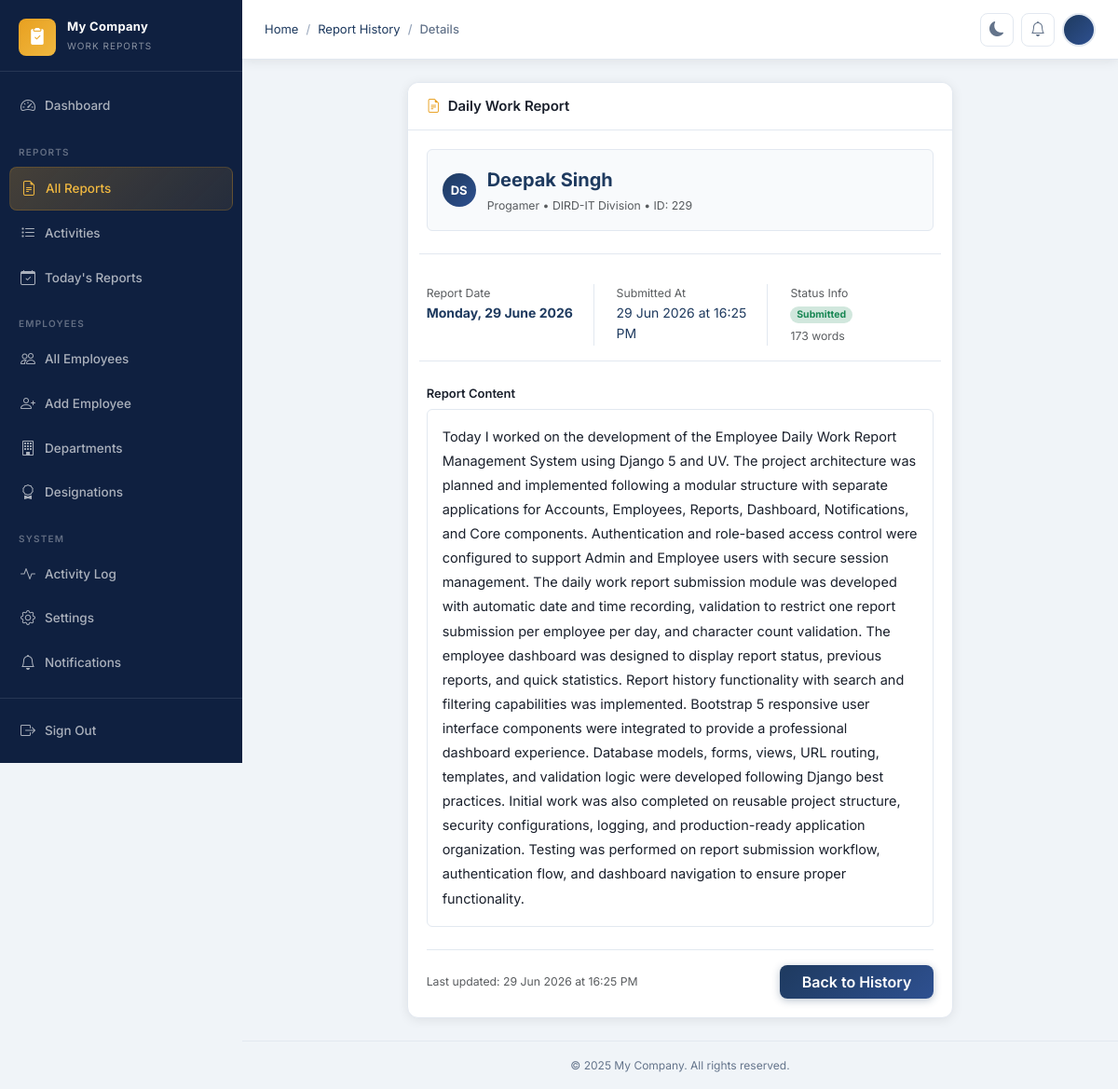
The app's page /reports/1/ (signed in), older data.
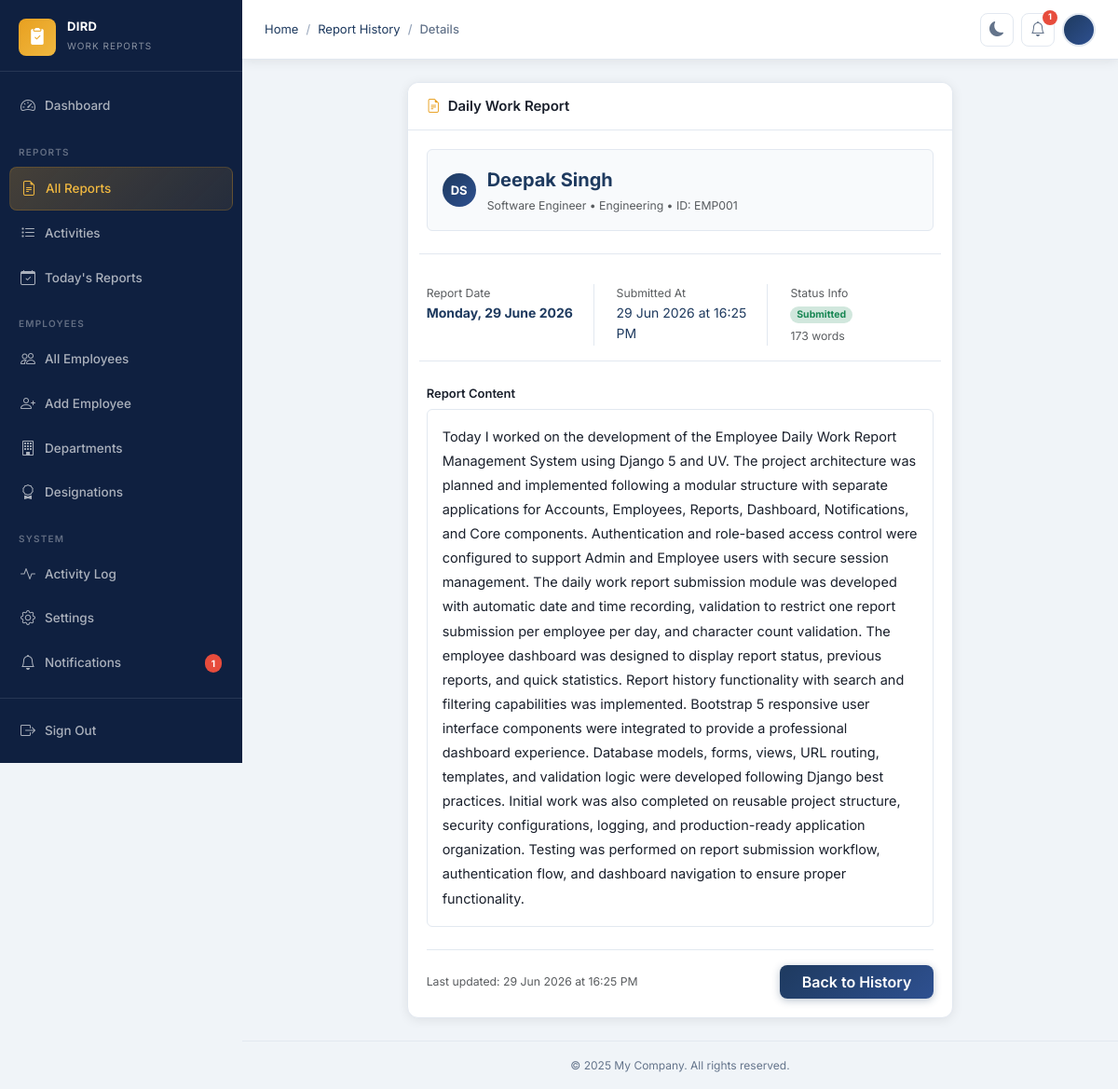
The same page, newer data.
### apps/core/models.py (models this page shows, shortened)
class CompanySettings(models.Model):
    company_name = models.CharField(max_length=200, default='My Company')
    company_logo = models.ImageField(upload_to='company/', null=True, blank=True)
    timezone = models.CharField(max_length=100, default='Asia/Kolkata')
    date_format = models.CharField(
        max_length=30,
        default='%d %B %Y',
        help_text='Python strftime format string',
    )
    submission_deadline = models.TimeField(
        default='23:59',
        help_text='Daily report submission deadline (HH:MM)',
    )
    footer_text = models.CharField(
        max_length=300,
        default='© 2025 My Company. All rights reserved.',
    )
    theme = models.CharField(
        max_length=10,
        choices=[('light', 'Light'), ('dark', 'Dark')],
        default='light',
    )
    updated_at = models.DateTimeField(auto_now=True)
    class Meta:
        verbose_name = 'Company Settings'
        verbose_name_plural = 'Company Settings'
    @classmethod
    def get_settings(cls) -> 'CompanySettings':
        obj, _ = cls.objects.get_or_create(pk=1)
        return obj

### apps/reports/models.py (models this page shows, shortened)
class DailyReport(models.Model):
    employee = models.ForeignKey(
        'employees.EmployeeProfile',
        on_delete=models.CASCADE,
        related_name='daily_reports',
    )
    date = models.DateField(default=timezone.localdate)
    report_text = models.TextField(blank=True)
    word_count = models.PositiveIntegerField(default=0, editable=False)
    is_edited = models.BooleanField(default=False)
    created_at = models.DateTimeField(auto_now_add=True)
    updated_at = models.DateTimeField(auto_now=True)
    class Meta:
        ordering = ['-date', '-created_at']
        unique_together = [('employee', 'date')]
        verbose_name = 'Daily Report'
        verbose_name_plural = 'Daily Reports'

### apps/employees/models.py (models this page shows, shortened)
class EmployeeProfile(models.Model):
    user = models.OneToOneField(
        User,
        on_delete=models.CASCADE,
        related_name='employee_profile',
    )
    department = models.ForeignKey(
        Department,
        on_delete=models.SET_NULL,
        null=True,
        blank=True,
        related_name='employee_profiles',
    )
    designation = models.ForeignKey(
        Designation,
        on_delete=models.SET_NULL,
        null=True,
        blank=True,
        related_name='employee_profiles',
    )
    employee_id = models.CharField(max_length=20, unique=True, blank=True)
    phone = models.CharField(max_length=20, blank=True)
    avatar = models.ImageField(upload_to='avatars/', null=True, blank=True)
    date_of_joining = models.DateField(null=True, blank=True)
    is_active = models.BooleanField(default=True)
    created_at = models.DateTimeField(auto_now_add=True)
    updated_at = models.DateTimeField(auto_now=True)
    class Meta:
        ordering = ['user__first_name', 'user__last_name']
        verbose_name = 'Employee Profile'
        verbose_name_plural = 'Employee Profiles'
    @property
    def full_name(self) -> str:
        return self.user.get_full_name() or self.user.username

class Designation(models.Model):
    name = models.CharField(max_length=100)
    department = models.ForeignKey(
        Department,
        on_delete=models.CASCADE,
        related_name='designations',
    )
    is_active = models.BooleanField(default=True)
    created_at = models.DateTimeField(auto_now_add=True)
    updated_at = models.DateTimeField(auto_now=True)
    class Meta:
        ordering = ['name']
        unique_together = [('name', 'department')]
        verbose_name = 'Designation'
        verbose_name_plural = 'Designations'

class Department(models.Model):
    name = models.CharField(max_length=100, unique=True)
    description = models.TextField(blank=True)
    is_active = models.BooleanField(default=True)
    created_at = models.DateTimeField(auto_now_add=True)
    updated_at = models.DateTimeField(auto_now=True)
    class Meta:
        ordering = ['name']
        verbose_name = 'Department'
        verbose_name_plural = 'Departments'

### apps/reports/views.py (the view)
# urls.py: path('<int:pk>/', views.ReportDetailView.as_view(), name='report_detail'),
class ReportDetailView(EmployeeRequiredMixin, OwnershipMixin, DetailView):
    model = DailyReport
    template_name = 'reports/report_detail.html'
    context_object_name = 'report'
    def get_queryset(self):
        return DailyReport.objects.select_related(
            'employee__user',
            'employee__department',
            'employee__designation',
        ).prefetch_related('activities__activity')

### apps/core/context_processors.py (called while the page is built)
def company_settings(request) -> dict:
    settings_obj = CompanySettings.get_settings()
    return {'company_settings': settings_obj}

### apps/core/mixins.py (called while the page is built)
    def dispatch(self, request, *args, **kwargs):
        if not request.user.is_authenticated:
            return self.handle_no_permission()
        return super().dispatch(request, *args, **kwargs)

    def get_object(self, queryset=None):
        obj = super().get_object(queryset)
        if hasattr(obj, 'employee'):
            profile = getattr(self.request.user, 'employee_profile', None)
            if not self.request.user.is_staff and obj.employee != profile:
                raise PermissionDenied
        return obj

### apps/notifications/context_processors.py (called while the page is built)
def notifications_count(request) -> dict:
    if request.user.is_authenticated:
        count = request.user.notifications.filter(is_read=False).count()
    else:
        count = 0
    return {'unread_notifications_count': count}

### templates/reports/report_detail.html (shortened to what the changed rows need)
{% extends 'base.html' %}
{% block content %}
<div class="row justify-content-center">
  <div class="col-lg-8">
    <div class="card border-0 rounded-custom shadow-sm bg-surface">
      <div class="card-header py-3 d-flex justify-content-between align-items-center">
        <h2 class="card-title m-0"><i class="bi bi-file-earmark-text text-accent"></i> Daily Work Report</h2>
      </div>
      <div class="card-body p-4">
        <div class="d-flex align-items-center gap-3 mb-4 bg-light p-3 rounded border border-custom"
          style="background-color: var(--surface-2) !important;">
          <div class="avatar-circle md">
            {% if report.employee.avatar %}
            <img src="{{ report.employee.avatar.url }}" alt="" />
            {% else %}
            {{ report.employee.user.first_name|first|upper }}{{ report.employee.user.last_name|first|upper }}
            {% endif %}
          </div>
          <div>
            <strong class="d-block text-primary-custom fs-5">{{ report.employee.full_name|title }}</strong>
            <span class="text-muted small">
              {{ report.employee.designation.name }} &bull; {{ report.employee.department.name }} &bull; ID: {{ report.employee.employee_id }}
            </span>
          </div>
        </div>
        <div class="row g-3 mb-4 border-top border-bottom border-custom py-3 my-3">
          <div class="col-sm-4">
            <span class="d-block small text-muted uppercase">Report Date</span>
            <strong class="text-primary-custom">{{ report.date|date:"l, d F Y" }}</strong>
          </div>
          <div class="col-sm-4 border-start border-custom ps-sm-4">
            <span class="d-block small text-muted uppercase">Submitted At</span>
            <span class="text-primary-custom">{{ report.created_at|date:"d M Y \a\t H:i A" }}</span>
          </div>
          <div class="col-sm-4 border-start border-custom ps-sm-4">
            <span class="d-block small text-muted uppercase">Status Info</span>
            {% if report.is_edited %}
            <span class="badge rounded-pill bg-warning-subtle text-warning">Edited by Admin</span>
            {% else %}
            <span class="badge rounded-pill bg-success-subtle text-success">Submitted</span>
            {% endif %}
            <span class="d-block small text-muted mt-1">{{ report.word_count }} words</span>
          </div>
        </div>
        <div class="mb-4">
          <label class="form-label uppercase small text-muted d-block mb-2">Report Content</label>
          {% if report.activities.all %}
            <div class="table-responsive rounded border border-custom">
              <table class="table table-hover align-middle mb-0">
                <thead class="bg-light">
                  <tr style="background-color: var(--surface-2);">
                    <th class="py-3 px-4" style="width: 20%; min-width: 100px;">Activity</th>
                    <th class="py-3 px-4" style="width: 65%;">Report Description</th>
                    <th class="py-3 px-4 text-end" style="width: 15%; min-width: 80px;">Quantity</th>
                  </tr>
                </thead>
                <tbody>
                  {% for ra in report.activities.all %}
                    <tr class="border-bottom border-custom">
                      <td class="py-3 px-4"><span class="badge px-3 py-2 rounded-pill font-monospace" style="font-size: 12.5px; background-color: var(--primary); color: white;">{{ ra.activity.name }}</span></td>
                      <td class="py-3 px-4"><div style="white-space: pre-wrap; line-height: 1.6; font-size: 14.5px; color: var(--text);">{{ ra.report_text }}</div></td>
                      <td class="py-3 px-4 text-end fw-700 text-primary-custom" style="font-size: 14.5px;">{{ ra.quantity }}</td>
                    </tr>
                  {% endfor %}
                </tbody>
              </table>
            </div>
          {% else %}
            <div class="p-3 rounded border border-custom" style="white-space: pre-wrap; line-height: 1.8; font-size: 14.5px; background: var(--surface); color: var(--text);">{{ report.report_text }}</div>
          {% endif %}
        </div>
        <div class="d-flex justify-content-between align-items-center border-top pt-3 border-custom">
          <span class="text-muted small">Last updated: {{ report.updated_at|date:"d M Y \a\t H:i A" }}</span>
          <a href="{% url 'reports:report_history' %}" class="btn btn-primary px-4">Back to History</a>
        </div>
      </div>
    </div>
  </div>
</div>
{% endblock %}

### templates/base.html (shortened to what the changed rows need)
{% load static %}
<!DOCTYPE html>
<html lang="en" data-theme="light">
<head>
  <link rel="stylesheet" href="https://cdn.jsdelivr.net/npm/bootstrap@5.3.3/dist/css/bootstrap.min.css" />
  <link rel="stylesheet" href="https://cdn.jsdelivr.net/npm/bootstrap-icons@1.11.3/font/bootstrap-icons.min.css" />
  <link rel="stylesheet" href="{% static 'css/style.css' %}?v=2" />
</head>
<body>
<div class="layout">
  <aside class="sidebar" id="sidebar">
    <a class="sidebar-brand" href="{% url 'dashboard:index' %}">
      <div class="sidebar-brand-text">
        <span class="sidebar-brand-name">{{ company_settings.company_name }}</span>
        <span class="sidebar-brand-sub">Work Reports</span>
      </div>
    </a>
    <nav class="sidebar-nav">
      <div class="nav-item">
        <a href="{% url 'notifications:notification_list' %}" class="nav-link {% if 'notifications' in request.path %}active{% endif %}">
          <i class="bi bi-bell"></i> Notifications
          {% if unread_notifications_count > 0 %}
          <span class="nav-badge">{{ unread_notifications_count }}</span>
          {% endif %}
        </a>
      </div>
    </nav>
  </aside>
  <div class="main-content">
    <header class="topbar">
      <div class="breadcrumb-wrapper">
      </div>
      <div class="topbar-actions">
        <a href="{% url 'notifications:notification_list' %}" class="topbar-btn" title="Notifications">
          <i class="bi bi-bell"></i>
          {% if unread_notifications_count > 0 %}
          <span class="notif-badge" id="notif-badge">{{ unread_notifications_count }}</span>
          {% endif %}
        </a>
      </div>
    </header>
    <div class="toast-container position-fixed top-0 end-0 p-3" style="z-index:9998;">
    </div>
    <main class="page-content">
      {% block content %}{% endblock %}
    </main>
    <footer class="py-3 px-4 text-center" style="border-top:1px solid var(--border);font-size:12px;color:var(--text-muted);">
      {{ company_settings.footer_text }}
    </footer>
  </div>
</div>
</body>
</html>

Row changes from the older to the newer data that the page shows:
changed CompanySettings: company_name "My Company" → "DIRD"
changed through a linked row, DailyReport "Deepak Singh": employee.designation.name "Progamer" → "Software Engineer"; employee.department.name "DIRD-IT Division" → "Engineering"; employee.employee_id "229" → "EMP001"
Text that changed along with them:
{{ unread_notifications_count }}: (not shown) → "1"
